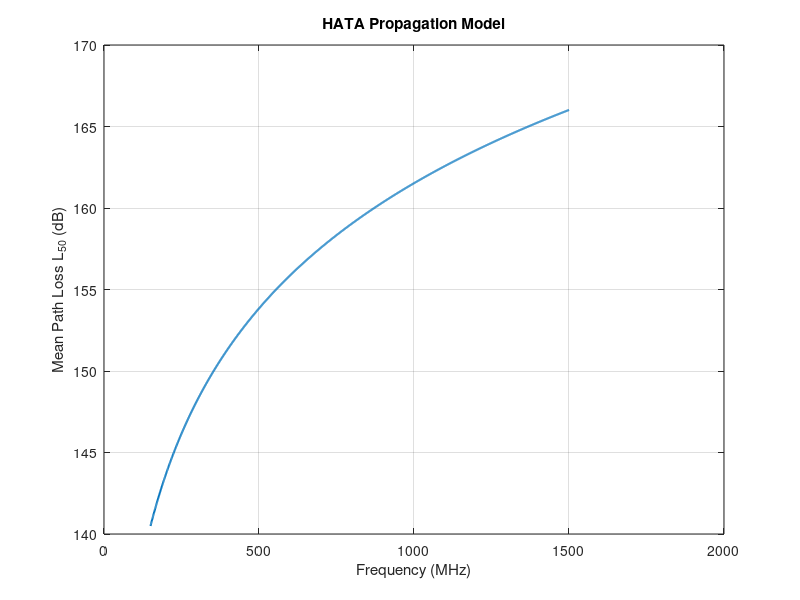

The MATLAB script that drew this image:
clc; clear; close all;

% Given values
hte = 30; hre = 2; d = 10;        % m, m, km
f = 150:1500;                     % MHz

city = 1;     % 1: Small/Medium, 2: Large
env  = 1;     % 1: Urban, 2: Suburban, 3: Rural

% Correction factor (a(hre))
if city == 1
    ah = (1.1*log10(f)-0.7)*hre - (1.56*log10(f)-0.8);
else
    ah = (f<=300).*(8.29*(log10(1.54*hre)).^2 - 1.1) + ...
         (f>300).*(3.2*(log10(11.75*hre)).^2 - 4.97);
end

% Urban path loss
L50 = 69.55 + 26.16*log10(f) - 13.82*log10(hte) ...
      - ah + (44.9 - 6.55*log10(hte))*log10(d);

% Environment correction
if env == 2
    L50 = L50 - 2*(log10(f/28)).^2 - 5.4;
elseif env == 3
    L50 = L50 - 4.78*(log10(f)).^2 + 18.33*log10(f) - 40.94;
end

% Plot
plot(f,L50,'LineWidth',1.5), grid on
xlabel('Frequency (MHz)'), ylabel('Mean Path Loss L_{50} (dB)')
title('HATA Propagation Model')
